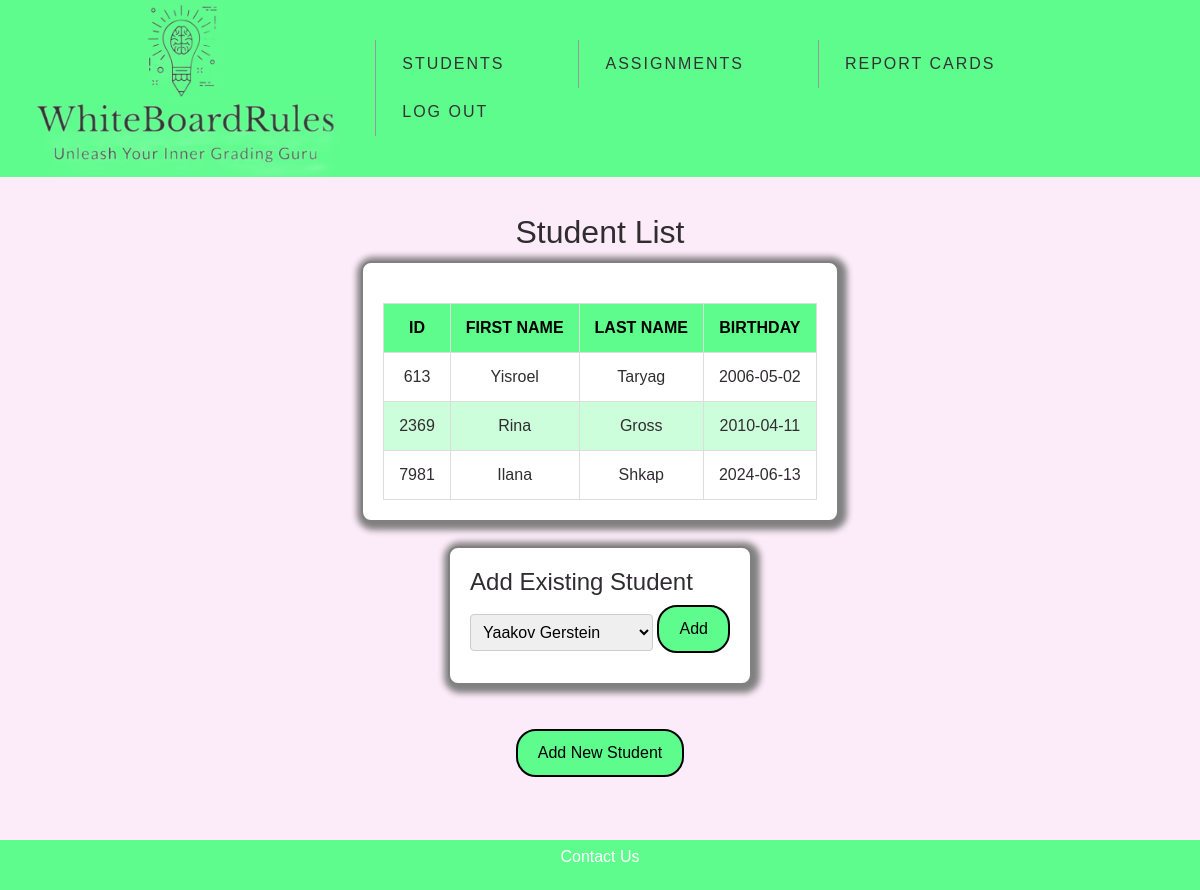
Screenshot of /updatedphp/view_students.php?subject_id=2&name=English (signed in) with the database file from the repository.
### tables this page shows
CREATE TABLE `students` (
  `student_id` int(11) NOT NULL,
  `first_name` varchar(50) NOT NULL,
  `last_name` varchar(50) NOT NULL,
  `birthday` date NOT NULL
);

### updatedphp/view_students.php (the view, shortened to what this page needs)
<?php
include "header.php";
$dbhost = '127.0.0.1';
$dbuser = 'root';
$dbpass = '';
$dbname = 'white_board_rules';
$connection = new mysqli($dbhost, $dbuser, $dbpass, $dbname);
$subject_id = $_GET['subject_id'];
$query = "SELECT students.student_id, first_name, last_name, birthday
FROM students
JOIN student_subject ON students.student_id = student_subject.student_id
WHERE subject_id = $subject_id";
$currentStudents = $connection->query($query);
$query = "SELECT DISTINCT students.student_id, first_name, last_name, birthday
FROM students
LEFT OUTER JOIN student_subject ON students.student_id = student_subject.student_id
WHERE students.student_id NOT IN (
    SELECT student_id FROM student_subject WHERE subject_id = $subject_id
)";
$possibleStudents = $connection->query($query);
?>
<h2>Student List</h2>
<div class="form-border">
    <table class="student-table">
        <thead>
            <tr>
                <th class="student-table-header">ID</th>
                <th class="student-table-header">First Name</th>
                <th class="student-table-header">Last Name</th>
                <th class="student-table-header">Birthday</th>
            </tr>
        </thead>
        <tbody>
            <?php
            if ($currentStudents && $currentStudents->num_rows > 0) {
                while ($row = $currentStudents->fetch_assoc()) {
                    $formattedBirthday = date("Y-m-d", strtotime($row['birthday']));
                    echo "<tr>";
                    echo "<td class='student-table-data'>" . htmlspecialchars($row['student_id']) . "</td>";
                    echo "<td class='student-table-data'>" . htmlspecialchars($row['first_name']) . "</td>";
                    echo "<td class='student-table-data'>" . htmlspecialchars($row['last_name']) . "</td>";
                    echo "<td class='student-table-data' data-date='{$formattedBirthday}'>" . htmlspecialchars($formattedBirthday) . "</td>";
                    echo "</tr>";
                }
            } else {
                echo "<tr><td colspan='4'>No students found.</td></tr>";
            }
            ?>
        </tbody>
    </table>
</div>
<div class="form-border">
    <h4>Add Existing Student</h4>
    <form action='view_students.php?subject_id=<?php echo $subject_id; ?>' method='post'>
        <select name='student_id' required>
            <?php
            while ($studentRow = $possibleStudents->fetch_assoc()) :
            ?>
                <option value='<?php echo $studentRow['student_id']; ?>'>
                    <?php echo htmlspecialchars($studentRow['first_name'] . ' ' . $studentRow['last_name']); ?>
                </option>
            <?php endwhile; ?>
        </select>
        <input type='submit' value='Add' class='btn'>
    </form>
</div>
<a class='btn' href='add_student.php?subject_id=<?php echo $subject_id; ?>'>Add New Student</a>
<?php include "footer.php"; ?>

### updatedphp/css/styles.css (style rules this page uses)
body { background-color: #FCEBF9; color: #302D30; font-family: Arial, sans-serif; display: flex; flex-direction: column; align-items: center; justify-content: space-between; text-align: center; padding-top: 100px; padding-bottom: 40px; margin-top: 80px; margin-bottom: 40px; }
.form-border { border: solid grey 2px; padding: 20px; box-sizing: border-box; border-radius: 10px; box-shadow: 2px 2px 6px 6px grey; background-color: white; text-align:left; }
h2 { margin-bottom: 10px; }
.btn { background-color: #5EFC8D; color: black; padding: 10px 20px; text-align: center; text-decoration: none; display: inline-block; font-size: 16px; border-radius: 20px; border: solid black 2px; cursor: pointer; }
input[type="number"], textarea, select { width: auto; padding: 8px; margin-bottom: 10px; border: solid #ccc 1px; border-radius: 4px; }
form { max-width: 600px; margin: 0 auto; }
form input, form textarea, form select { padding: 8px; margin-bottom: 10px; border: solid #ccc 1px; border-radius: 4px; }
table.student-table { width: 100%; border-collapse: collapse; margin-top: 20px; text-align: left; }
table.student-table th, table.student-table td { border: 1px solid #ddd; padding: 8px; }
table.student-table th { background-color: #5EFC8D; color: black; text-transform: uppercase; font-weight: bold; }
table.student-table tr:nth-child(even) { background-color: #5efc8d50; }
table.student-table th, table.student-table td { text-align: center; padding: 12px 15px; }
a.btn { margin-top: 20px; display: inline-block; }

### rows the page displays
students: student_id "613", first_name "Yisroel", last_name "Taryag", birthday "2006-05-02"
students: student_id "2369", first_name "Rina", last_name "Gross", birthday "2010-04-11"
students: student_id "7981", first_name "Ilana", last_name "Shkap", birthday "2024-06-13"

### other values shown
form field student_id "Yaakov Gerstein"
